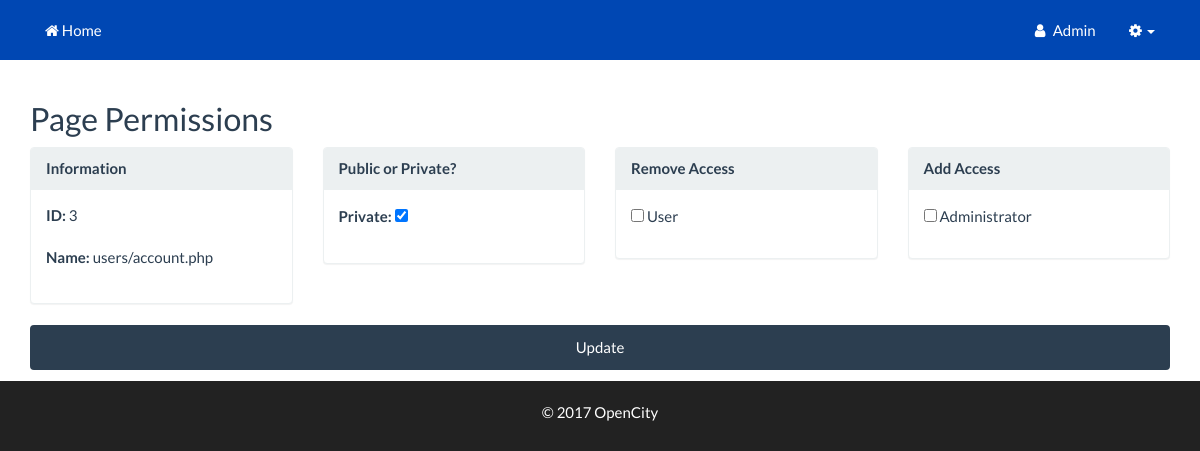
The app's page /buSmilesService/users/admin_page.php?id=3 (signed in) with its own data.
### tables this page shows
CREATE TABLE `users` (
  `id` int(11) NOT NULL,
  `email` varchar(155) NOT NULL,
  `username` varchar(255) NOT NULL,
  `password` varchar(255) NOT NULL,
  `fname` varchar(255) NOT NULL,
  `lname` varchar(255) NOT NULL,
  `permissions` int(11) NOT NULL,
  `logins` int(100) NOT NULL,
  `account_owner` tinyint(4) NOT NULL DEFAULT '0',
  `account_id` int(11) NOT NULL DEFAULT '0',
  `company` varchar(255) NOT NULL,
  `stripe_cust_id` varchar(255) NOT NULL,
  `billing_phone` varchar(20) NOT NULL,
  `billing_srt1` varchar(255) NOT NULL,
  `billing_srt2` varchar(255) NOT NULL,
  `billing_city` varchar(255) NOT NULL,
  `billing_state` varchar(255) NOT NULL,
  `billing_zip_code` varchar(255) NOT NULL,
  `join_date` datetime NOT NULL,
  `last_login` datetime NOT NULL,
  `email_verified` tinyint(4) NOT NULL DEFAULT '0',
  `vericode` varchar(15) NOT NULL,
  `title` varchar(100) NOT NULL,
  `active` int(1) NOT NULL,
  `custom1` varchar(255) NOT NULL,
  `custom2` varchar(255) NOT NULL,
  `custom3` varchar(255) NOT NULL,
  `custom4` varchar(255) NOT NULL,
  `custom5` varchar(255) NOT NULL,
  `oauth_provider` varchar(255) NOT NULL,
  `oauth_uid` varchar(255) NOT NULL,
  `gender` varchar(10) NOT NULL,
  `locale` varchar(10) NOT NULL,
  `gpluslink` varchar(255) NOT NULL,
  `picture` varchar(255) NOT NULL,
  `created` datetime NOT NULL,
  `modified` datetime NOT NULL,
  `fb_uid` varchar(255) NOT NULL,
  `un_changed` int(1) NOT NULL
);

CREATE TABLE `pages` (
  `id` int(11) NOT NULL,
  `page` varchar(100) NOT NULL,
  `private` int(11) NOT NULL DEFAULT '0'
);

CREATE TABLE `permissions` (
  `id` int(11) NOT NULL,
  `name` varchar(150) NOT NULL
);

### buSmilesService/users/classes/Config.php (called while the page is built)
<?php
class Config {
	public static function get($path = null){
		if($path){
			$config = $GLOBALS['config'];
			$path = explode('/', $path);
			foreach ($path as $bit) {
				if(isset($config[$bit])){
					$config = $config[$bit];
				} else {
					return false;
				}
			}
			return $config;
		}
		return false;
	}
}

### buSmilesService/users/classes/DB.php (called while the page is built, shortened)
<?php
class DB {
	private static $_instance = null;
	private $_pdo, $_query, $_error = false, $_results, $_resultsArray, $_count = 0, $_lastId, $_queryCount=0;
	private function __construct(){
		try{
			$this->_pdo = new PDO('mysql:host=' .
				Config::get('mysql/host') .';dbname='.
				Config::get('mysql/db'),
				Config::get('mysql/username'),
				Config::get('mysql/password'),
				array(PDO::MYSQL_ATTR_INIT_COMMAND => "SET SESSION sql_mode = ''"));
		} catch(PDOException $e){
			die($e->getMessage());
		}
	}
	public static function getInstance(){
		if (!isset(self::$_instance)) {
			self::$_instance = new DB();
		}
		return self::$_instance;
	}
	public function query($sql, $params = array()){
		$this->_error = false;
		if ($this->_query = $this->_pdo->prepare($sql)) {
			$x = 1;
			if (count($params)) {
				foreach ($params as $param) {
					$this->_query->bindValue($x, $param);
					$x++;
				}
			}
			if ($this->_query->execute()) {
				$this->_results = $this->_query->fetchALL(PDO::FETCH_OBJ);
				$this->_count = $this->_query->rowCount();
			} else{
				$this->_error = true;
			}
		}
		return $this;
	}
	public function action($action, $table, $where = array()){
		$sql = "{$action} FROM {$table}";
		$value = '';
		if (count($where) === 3) {
			$operators = array('=', '>', '<', '>=', '<=');
			$field = $where[0];
			$operator = $where[1];
			$value = $where[2];
			if(in_array($operator, $operators)){
				$sql .= " WHERE {$field} {$operator} ?";
			}
		}
		if (!$this->query($sql, array($value))->error()) {
			return $this;
		}
		return false;
	}
	public function get($table, $where){
		return $this->action('SELECT *', $table, $where);
	}
	public function results($assoc = false){
		return $this->_results;
	}
	public function first(){
		return $this->results()[0];
	}
	public function count(){
		return $this->_count;
	}
	public function error(){
		return $this->_error;
	}
}

### buSmilesService/users/classes/User.php (called while the page is built, shortened)
<?php
class User {
	private $_db, $_data, $_sessionName, $_isLoggedIn, $_cookieName;
	public function __construct($user = null){
		$this->_db = DB::getInstance();
		$this->_sessionName = Config::get('session/session_name');
		if (!$user) {
			if (Session::exists($this->_sessionName)) {
				$user = Session::get($this->_sessionName);
				if ($this->find($user)) {
					$this->_isLoggedIn = true;
				} else {
				}
			}
		} else {
			$this->find($user);
		}
	}
	public function find($user = null){
		if ($user) {
			if(is_numeric($user)){
				$field = 'id';
			}elseif(!filter_var($user, FILTER_VALIDATE_EMAIL) === false){
				$field = 'email';
			}else{
				$field = 'username';
			}
			$data = $this->_db->get('users', array($field, '=', $user));
			if ($data->count()) {
				$this->_data = $data->first();
				if($this->data()->account_id == 0 && $this->data()->account_owner == 1){
					$this->_data->account_id = $this->_data->id;
				}
				return true;
			}
		}
		return false;
	}
	public function data(){
		return $this->_data;
	}
	public function isLoggedIn(){
		return $this->_isLoggedIn;
	}
}

### buSmilesService/users/classes/Session.php (called while the page is built, shortened)
<?php
class Session {
	public static function exists($name){
		return (isset($_SESSION[$name])) ? true : false;
	}
	public static function get($name){
		return $_SESSION[$name];
	}
}

### buSmilesService/users/init.php (called while the page is built, shortened)
<?php
$abs_us_root=$_SERVER['DOCUMENT_ROOT'];
$self_path=explode("/", $_SERVER['PHP_SELF']);
$self_path_length=count($self_path);
for($i = 1; $i < $self_path_length; $i++){
	array_splice($self_path, $self_path_length-$i, $i);
	$us_url_root=implode("/",$self_path)."/";
	if (file_exists($abs_us_root.$us_url_root.'z_us_root.php')){
		break;
	}else{
		$file_found=FALSE;
	}
}
require_once $abs_us_root.$us_url_root.'users/helpers/helpers.php';
require_once $abs_us_root.$us_url_root.'users/classes/Config.php';
require_once $abs_us_root.$us_url_root.'users/classes/DB.php';
require_once $abs_us_root.$us_url_root.'users/classes/Input.php';
require_once $abs_us_root.$us_url_root.'users/classes/Session.php';
require_once $abs_us_root.$us_url_root.'users/classes/User.php';
$user = new User();

### buSmilesService/users/classes/Input.php (called while the page is built, shortened)
<?php
class Input {
	public static function get($item){
		if (isset($_POST[$item])) {
			if (is_array($_POST[$item])){
				$postItems=array();
				foreach ($_POST[$item] as $postItem){
					$postItems[]=self::sanitize($postItem);
				}
				return $postItems;
			}else{
				return self::sanitize($_POST[$item]);
			}
		} elseif(isset($_GET[$item])){
			if (is_array($_GET[$item])){
				$getItems=array();
				foreach ($_GET[$item] as $getItem){
					$getItems[]=self::sanitize($getItem);
				}
				return $getItems;
			}else{
				return self::sanitize($_GET[$item]);
			}
		}
		return '';
	}
	public static function sanitize($string){
		return trim(htmlentities($string, ENT_QUOTES, 'UTF-8'));
	}
}

### buSmilesService/users/helpers/us_helpers.php (called while the page is built, shortened)
<?php
function fetchPageDetails($id) {
	$db = DB::getInstance();
	$query = $db->query("SELECT id, page, private FROM pages WHERE id = ?",array($id));
	$row = $query->first();
	return $row;
}
function fetchPagePermissions($page_id) {
	$db = DB::getInstance();
	$query = $db->query("SELECT id, permission_id FROM permission_page_matches WHERE page_id = ? ",array($page_id));
	$results = $query->results();
	return($results);
}
function fetchAllPermissions() {
	$db = DB::getInstance();
	$query = $db->query("SELECT id, name FROM permissions");
	$results = $query->results();
	return ($results);
}

### buSmilesService/users/admin_page.php (the view, shortened to what this page needs)
<?php require_once 'init.php'; ?>
<?php require_once $abs_us_root.$us_url_root.'users/includes/header.php'; ?>
<?php require_once $abs_us_root.$us_url_root.'users/includes/navigation.php'; ?>
<?php
$pageId = Input::get('id');
$pageDetails = fetchPageDetails($pageId);
$pagePermissions = fetchPagePermissions($pageId);
$permissionData = fetchAllPermissions();
?>
<div id="page-wrapper">
  <div class="container">
    <div class="row">
        <div class="col-xs-12">
			<h2>Page Permissions </h2>
			<form name='adminPage' action='<?=$_SERVER['PHP_SELF'];?>?id=<?=$pageId;?>' method='post'>
			<div class="row">
			<div class="col-md-3">
				<div class="panel panel-default">
					<div class="panel-heading"><strong>Information</strong></div>
					<div class="panel-body">
						<div class="form-group">
						<label>ID:</label>
						<?= $pageDetails->id; ?>
						</div>
						<div class="form-group">
						<label>Name:</label>
						<?= $pageDetails->page; ?>
						</div>
					</div>
				</div>
			</div>
			<div class="col-md-3">
				<div class="panel panel-default">
					<div class="panel-heading"><strong>Public or Private?</strong></div>
					<div class="panel-body">
						<div class="form-group">
						<label>Private:</label>
						<?php
						$checked = ($pageDetails->private == 1)? ' checked' : ''; ?>
						<input type='checkbox' name='private' id='private' value='Yes'<?=$checked;?>>
						</div>
					</div>
				</div>
			</div>
			<div class="col-md-3">
				<div class="panel panel-default">
					<div class="panel-heading"><strong>Remove Access</strong></div>
					<div class="panel-body">
						<div class="form-group">
						<?php
						$perm_ids = [];
						foreach($pagePermissions as $perm){
							$perm_ids[] = $perm->permission_id;
						}
						foreach ($permissionData as $v1){
							if(in_array($v1->id,$perm_ids)){ ?>
							<input type='checkbox' name='removePermission[]' id='removePermission[]' value='<?=$v1->id;?>'> <?=$v1->name;?><br/>
							<?php }} ?>
						</div>
					</div>
				</div>
			</div>
			<div class="col-md-3">
				<div class="panel panel-default">
					<div class="panel-heading"><strong>Add Access</strong></div>
					<div class="panel-body">
						<div class="form-group">
						<?php
						foreach ($permissionData as $v1){
						if(!in_array($v1->id,$perm_ids)){ ?>
						<input type='checkbox' name='addPermission[]' id='addPermission[]' value='<?=$v1->id;?>'> <?=$v1->name;?><br/>
						<?php }} ?>
						</div>
					</div>
				</div>
			</div>
			</div>
			<p><input class='btn btn-primary' type='submit' value='Update' class='submit' /></p>
			</form>
        </div>
    </div>
	</div>
</div>
<?php require_once $abs_us_root.$us_url_root.'users/includes/page_footer.php';  ?>
<?php require_once $abs_us_root.$us_url_root.'users/includes/html_footer.php';  ?>

### buSmilesService/users/includes/navigation.php (shortened to what this page needs)
<div class="navbar navbar-fixed-top navbar-inverse" role="navigation">
	<div class="container">
		<div class="collapse navbar-collapse navbar-top-menu-collapse navbar-right">
			<ul class="nav navbar-nav ">
				<?php if($user->isLoggedIn()){ ?>
					<li><a href="<?=$us_url_root?>users/account.php"><i class="fa fa-fw fa-user"></i> <?php echo ucfirst($user->data()->username);?></a></li>
					<li class="dropdown hidden-xs"><a class="dropdown-toggle" href="#" data-toggle="dropdown"><i class="fa fa-fw fa-cog"></i><b class="caret"></b></a>
					</li>
				<?php }  ?>
			</ul>
		</div>
	<?php require_once $abs_us_root.$us_url_root.'usersc/includes/navigation.php';?>
	</div>
</div>

### buSmilesService/users/css/sb-admin.css (style rules this page uses)
body { margin-top: 50px; background-color: #222; }
@media (min-width:768px) { body { margin-top: 50px; } }
#page-wrapper { width: 100%; background-color: #fff; }
@media (min-width:768px) { #page-wrapper { padding-top: 30px; } }
.btn { width: 100%; }

### buSmilesService/usersc/includes/bootstrap_corrections.php (style rules this page uses)
@media screen and (min-width: 1200px) { body { padding-top: -80px !important; } }

### records on screen
users: username "Admin"
pages: id "3", page "users/account.php"
permissions: name "User"
permissions: name "Administrator"

### other values on screen
$copyright_message "2017 OpenCity"
